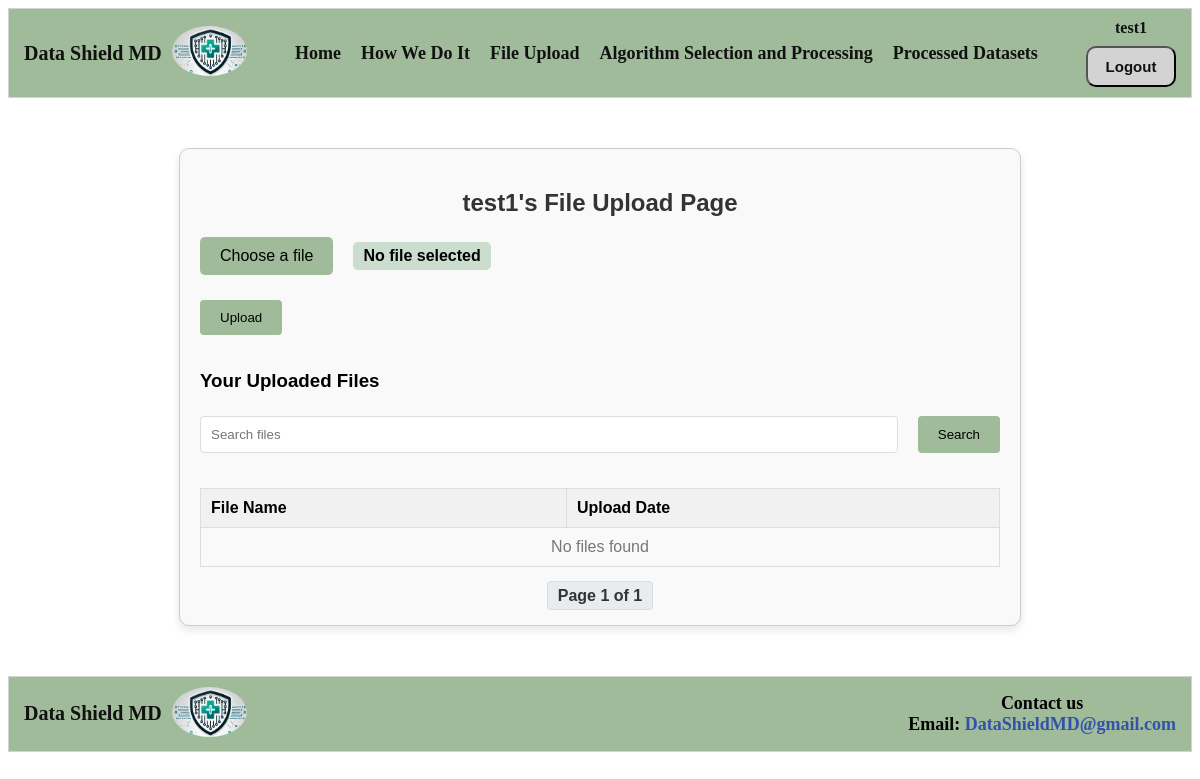
/upload/ (signed in), run on an earlier commit of the app's database.
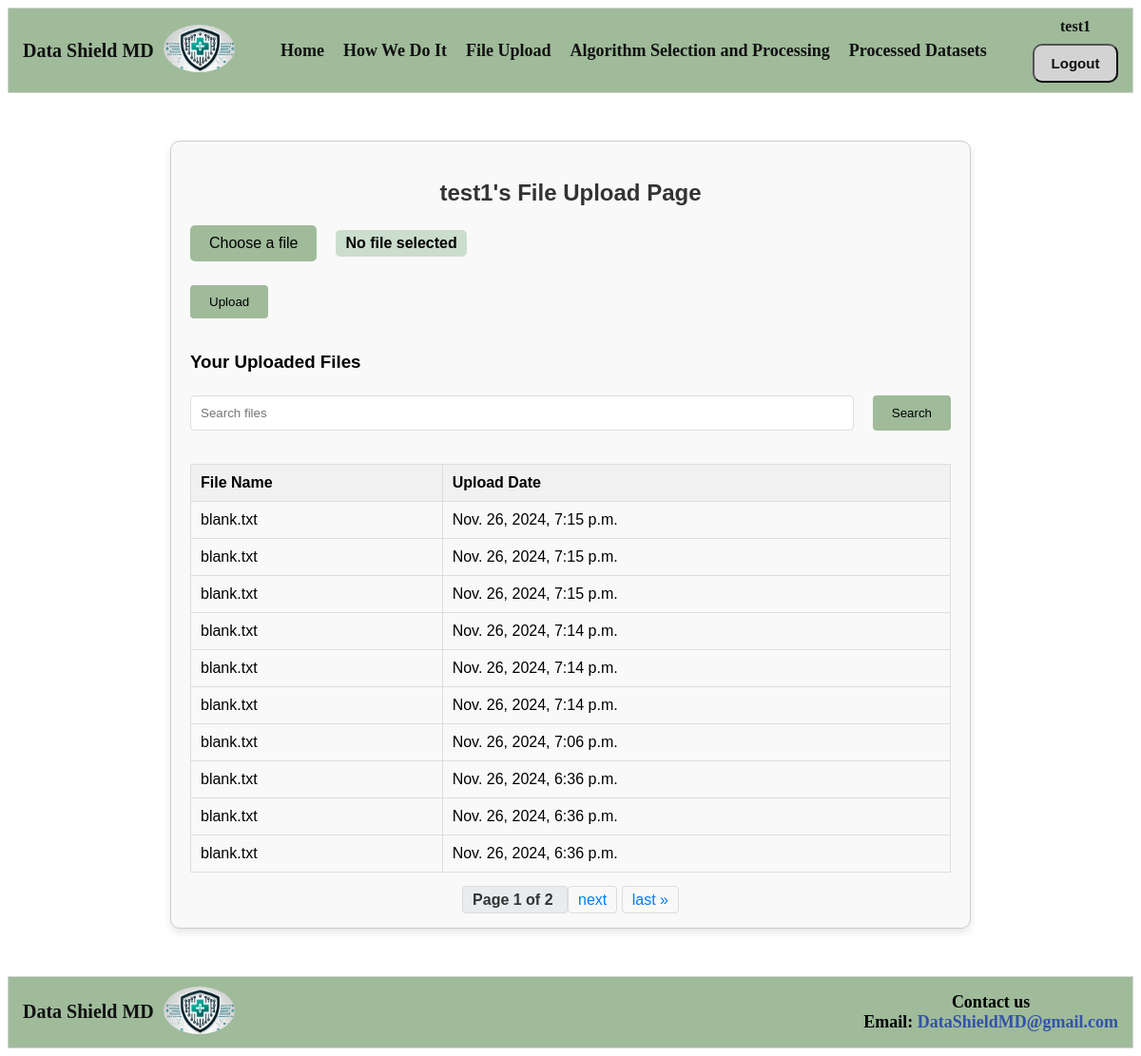
And on a later commit of the database.
### DataShieldMDApp/models.py (models this page shows, shortened)
class Dataset(models.Model):
    user = models.ForeignKey(User, on_delete=models.CASCADE)  # Links to the auth_user table
    filename = models.CharField(max_length=255)  # Original file name
    upload_date = models.DateTimeField(auto_now_add=True)  # Timestamp of upload
    file_path = models.CharField(max_length=255)  # Path to the uploaded file

### DataShieldMDApp/views.py (the view)
# urls.py: path('upload/', views.upload_file, name='upload_file'),
@login_required
def upload_file(request):
    if request.method == 'POST':
        form = FileUploadForm(request.POST, request.FILES)
        if form.is_valid():
            file = form.cleaned_data['file']
            user_dir = os.path.join(settings.MEDIA_ROOT, request.user.username, 'uploads')
            os.makedirs(user_dir, exist_ok=True)
            file_path = os.path.join(user_dir, file.name)
            with open(file_path, 'wb+') as destination:
                for chunk in file.chunks():
                    destination.write(chunk)
            Dataset.objects.create(
                user=request.user,
                filename=file.name,
                file_path=file_path
            )
            return redirect('upload_file')  # Refresh the page
    else:
        form = FileUploadForm()
    uploaded_files = Dataset.objects.filter(user=request.user).order_by('-upload_date')
    search_query = request.GET.get('search', '')
    if search_query:
        uploaded_files = uploaded_files.filter(filename__icontains=search_query)
    paginator = Paginator(uploaded_files, 10)  # Show 10 files per page
    page_number = request.GET.get('page')  # Get the current page number from the query parameters
    page_obj = paginator.get_page(page_number)  # Get the files for the current page
    return render(request, 'file_upload.html', {
        'form': form,
        'page_obj': page_obj,  # Pass the paginated files
        'search_query': search_query,  # Pass the current search query for reuse in the template
    })

### DataShieldMDApp/forms.py
class FileUploadForm(forms.Form):
    file = forms.FileField(label="Select a file")

### DataShieldMDApp/templates/file_upload.html (shortened to what this page needs)
{% extends 'partials/base.html' %}
{% block content %}
<div class="file-upload-container">
    <h2>{{ user.username }}'s File Upload Page</h2>
    <form method="post" enctype="multipart/form-data">
        <div class="file-upload">
            <label for="file-input" class="file-label">Choose a file</label>
            <span id="file-name">No file selected</span>
        </div>
        <button type="submit" class="btn">Upload</button>
    </form>
    <h3>Your Uploaded Files</h3>
    <form method="get" class="search-form">
        <input type="text" name="search" placeholder="Search files" value="{{ request.GET.search }}">
        <button type="submit" class="btn">Search</button>
    </form>
    <table>
        <thead>
            <tr>
                <th>File Name</th>
                <th>Upload Date</th>
            </tr>
        </thead>
        <tbody>
            {% for file in page_obj.object_list %}
            <tr>
                <td>{{ file.filename }}</td>
                <td>{{ file.upload_date }}</td>
            </tr>
            {% empty %}
            <tr>
                <td colspan="2" class="empty">No files found</td>
            </tr>
            {% endfor %}
        </tbody>
    </table>
    <div class="pagination">
        <span class="step-links">
            <span class="current">
                Page {{ page_obj.number }} of {{ page_obj.paginator.num_pages }}
            </span>
            {% if page_obj.has_next %}
                <a href="?page={{ page_obj.next_page_number }}{% if search_query %}&search={{ search_query }}{% endif %}">next</a>
                <a href="?page={{ page_obj.paginator.num_pages }}{% if search_query %}&search={{ search_query }}{% endif %}">last &raquo;</a>
            {% endif %}
        </span>
    </div>
</div>
{% endblock %}

### DataShieldMDApp/templates/partials/base.html (shortened to what this page needs)
<!DOCTYPE html>
<html lang="en">
  <head>
    {% load static %}
    <link
      rel="stylesheet"
      href="{% static 'css/style.css' %}"
    />
  </head>
  <body>
    {% include "partials/header.html" %}
    <main>
       {% block content %}
       {% endblock %}
    </main>
    {% include "partials/footer.html" %}
  </body>
</html>

### DataShieldMDApp/templates/partials/header.html
{% load static %}
<nav class="navbar-header">
    <div class="logo-section">
        <span>Data Shield MD</span>
        <div class="logo">
            <img src="{% static 'img/DataShieldMDlogo.jpg' %}" alt="Data Shield MD Logo">
        </div>
    </div>
    <div class="center-section">
        {% if user.is_authenticated %}
            <ul>
                <li><a href="{% url 'home' %}">Home</a></li>
                <li><a href="{% url 'how_we_do_it' %}">How We Do It</a></li>
                <li><a href="{% url 'upload_file' %}">File Upload</a></li>
                <li><a href="#">Algorithm Selection and Processing</a></li>
                <li><a href="#">Processed Datasets</a></li>
            </ul>
        {% else %}
            <ul>
                <li><a href="{% url 'home' %}">Home</a></li>
                <li><a href="{% url 'how_we_do_it' %}">How We Do It</a></li>
            </ul>
        {% endif %}
    </div>
    <div class="auth-section">
        {% if user.is_authenticated %}
            <div class="user-info">
                <span class="username">{{ user.username }}</span>
                <button class="auth-btn"><a href="{% url 'logout' %}">Logout</a></button>
            </div>
        {% else %}
            <button class="auth-btn"><a href="{% url 'login' %}">Login</a></button>
            <button class="auth-btn"><a href="{% url 'register' %}">Register</a></button>
        {% endif %}
    </div>
</nav>

### DataShieldMDApp/templates/partials/footer.html
{% load static %}
<nav class="navbar-footer">
    <div class="navdiv">
        <div class="logo-section">
            <span>Data Shield MD</span>
            <div class="logo">
                <img src="{% static 'img/DataShieldMDlogo.jpg' %}" alt="Data Shield MD Logo">
            </div>
        </div>
        <div class="contact-info">
            <p class="contact-us">Contact us</p>
            <p>Email: <a href="mailto:DataShieldMD@gmail.com">DataShieldMD@gmail.com</a></p>
        </div>
    </div>
 </nav>

### DataShieldMDApp/static/css/style.css (style rules this page uses)
.navbar-header { background-color: #9fbb9a; font-family: calibri; display: flex; justify-content: space-between; align-items: center; padding: 10px 15px; border: 1px solid lightgray; }
.logo-section { display: flex; align-items: center; }
.logo-section .logo img { width: 75px; height: 50px; border-radius: 65%; margin-left: 10px; }
.logo-section span { font-size: 20px; font-weight: 600; color: #111111; }
.navdiv { display: flex; justify-content: space-between; align-items: center; }
.user-info { display: flex; flex-direction: column; align-items: center; gap: 5px; }
.username { font-size: 16px; font-weight: bold; color: #111111; margin-bottom: 4px; }
.center-section ul { display: flex; gap: 20px; list-style: none; padding: 0; margin: 0; }
.center-section li a { color: #111111; font-size: 18px; font-weight: bold; text-decoration: none; transition: color 0.3s ease; }
.auth-section { display: flex; align-items: center; gap: 10px; }
.auth-btn { font-size: 0.9rem; cursor: pointer; background-color: lightgray; border-radius: 10px; padding: 10px; width: 90px; transition: background-color 0.3s ease; }
.auth-btn a { color: #111111; font-weight: bold; font-size: 15px; text-decoration: none; }
.navbar-footer { background-color: #9fbb9a; font-family: calibri; justify-content: space-between; align-items: center; padding: 10px 15px; border: 1px solid lightgray; }
.contact-info { text-align: center; }
.contact-us { font-weight: bold; margin-bottom: 5px; }
.contact-info p { margin: 0; font-size: 18px; font-weight: bold; text-decoration: none; }
.contact-info a { color: #3352aa; font-weight: bold; text-decoration: none; }
.file-upload-container { max-width: 800px; margin: 50px auto; padding: 20px; background: #f9f9f9; border: 1px solid #ccc; border-radius: 10px; box-shadow: 0 4px 8px rgba(0, 0, 0, 0.1); font-family: Arial, sans-serif; }
.file-upload-container h2 { text-align: center; color: #333; margin-bottom: 20px; }
.file-upload-container form { margin-bottom: 30px; }
.file-upload-container form input, .file-upload-container form button { padding: 10px; margin: 5px 0; border: 1px solid #ddd; border-radius: 4px; }
.file-upload-container form input[type="text"] { width: calc(100% - 22px); }
.file-upload-container .btn { background-color: #9fbb9a; color: #000000; cursor: pointer; border: none; border-radius: 4px; padding: 10px 20px; transition: background-color 0.3s ease; }
.file-upload-container .search-form { display: flex; justify-content: space-between; gap: 10px; }
.file-upload-container .search-form input { flex-grow: 1; margin-right: 10px; }
.file-upload-container table { width: 100%; border-collapse: collapse; margin-top: 20px; }
.file-upload-container table th, .file-upload-container table td { border: 1px solid #ddd; padding: 10px; text-align: left; }
.file-upload-container table th { background-color: #f1f1f1; }
.file-upload-container table tr:nth-child(even) { background-color: #f9f9f9; }
.file-upload { display: flex; align-items: center; gap: 10px; margin-bottom: 20px; }
.file-label { padding: 10px 20px; background-color: #9fbb9a; color: #000000; border: none; border-radius: 5px; cursor: pointer; transition: background-color 0.3s ease; }
#file-name { font-weight: bold; font-size: 16px; color: #000000; background-color: #cbddcc; padding: 5px 10px; border-radius: 5px; margin-left: 10px; display: inline-block; }
.pagination { margin-top: 20px; display: flex; justify-content: center; gap: 10px; }
.pagination .step-links a { color: #007bff; text-decoration: none; padding: 5px 10px; border: 1px solid #ddd; border-radius: 4px; transition: background-color 0.3s ease; }
.pagination .step-links .current { font-weight: bold; padding: 5px 10px; border: 1px solid #ddd; border-radius: 4px; background-color: #e9ecef; color: #333; }

What changed in the data, as far as the page shows it:
added Dataset: filename "blank.txt", upload_date "Nov. 26, 2024, 7:15 p.m."
added Dataset: filename "blank.txt", upload_date "Nov. 26, 2024, 7:15 p.m."
added Dataset: filename "blank.txt", upload_date "Nov. 26, 2024, 7:15 p.m."
added Dataset: filename "blank.txt", upload_date "Nov. 26, 2024, 7:14 p.m."
added Dataset: filename "blank.txt", upload_date "Nov. 26, 2024, 7:14 p.m."
added Dataset: filename "blank.txt", upload_date "Nov. 26, 2024, 7:14 p.m."
added Dataset: filename "blank.txt", upload_date "Nov. 26, 2024, 7:06 p.m."
added Dataset: filename "blank.txt", upload_date "Nov. 26, 2024, 6:36 p.m."
added Dataset: filename "blank.txt", upload_date "Nov. 26, 2024, 6:36 p.m."
added Dataset: filename "blank.txt", upload_date "Nov. 26, 2024, 6:36 p.m."
Also different on the page:
{{ page_obj.paginator.num_pages }}: "1" → "2"
text no longer shown: "No files found"
text now shown: "next last »"
